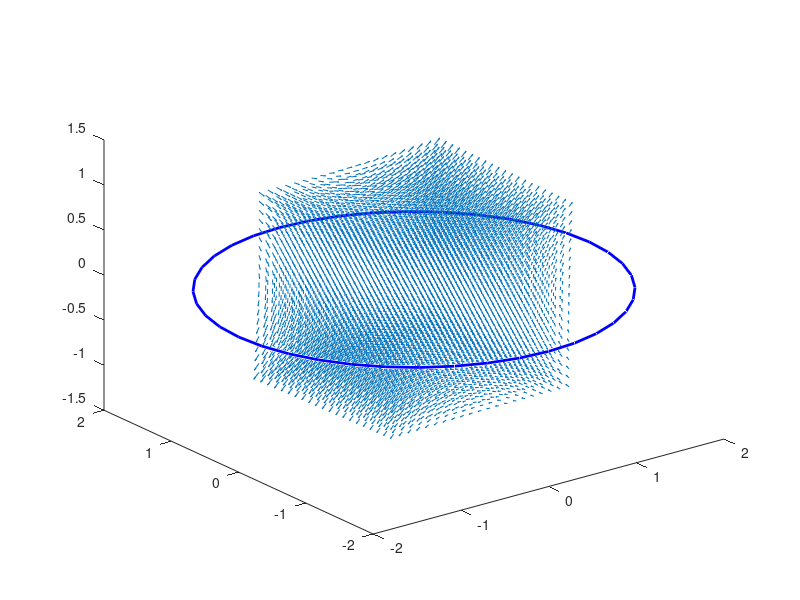

This chart was generated by the following MATLAB code:
% Primera entrega

%Definiendo Variables constantes
N = 40; %Número de elementos de corriente
I = 10; %Intensidad de corriente eléctrica (Amperios)
miu = (4*pi) * 10^-7; %Constante de permeabilidad magnética
radio = 2;

%Definiendo el espacio del campo 
spacex = -1:0.1:1;
spacey = -1:0.1:1;
spacez = -1:0.1:1;
[X,Y,Z] = meshgrid(spacex,spacey,spacez);
d_theta = (2*pi)/N;
circunferencia = 2*pi*radio;
d_cir =  0:d_theta:circunferencia;
theta = 0:d_theta:(2*pi);
centro_aro = [0,0,0];
%campo_Bx;
%campo_By;
%campo_Bz;

vecBX = [];
vecBY = [];
vecBZ= [];
%un ciclo for por cada punto que este anidado con otro ciclo for por cada
%elemento de corriente
for i = 1:length(theta) %necesitamos un vector de posición para el aro
    R = sqrt(((X).^2+(Y).^2+(Z).^2));
    ds = radio*theta(i);
    radio_dy = (ds*cos((theta(i)))); %radio es ri'
    radio_dx = -(ds.*sin((theta(i))));
    ri_x = X - radio_dx;
    ri_y = Y - radio_dy;
    ri_z = Z;
    ri = sqrt((ri_x.^2)+(ri_y.^2)+(ri_z.^2));
    campo_Bx= (miu*I/4*pi) *((radio_dy.*ri_z)./ri.^3);
    campo_By= -(miu*I/4*pi) *((radio_dx.*ri_z)./ri.^3);
    campo_Bz= -(miu*I/4*pi) *((radio_dx.*ri_x - radio_dy.*ri_x)./ri.^3);
end
figure;
%Graficamos el aro
x = radio * cos(theta);
y = radio * sin(theta);
z = zeros(size(theta));
% Graficar la circunferencia en 3D
plot3(x, y, z, 'b', 'LineWidth', 2);
hold on 
quiver3(X,Y,Z,campo_Bx,campo_By,campo_Bz)